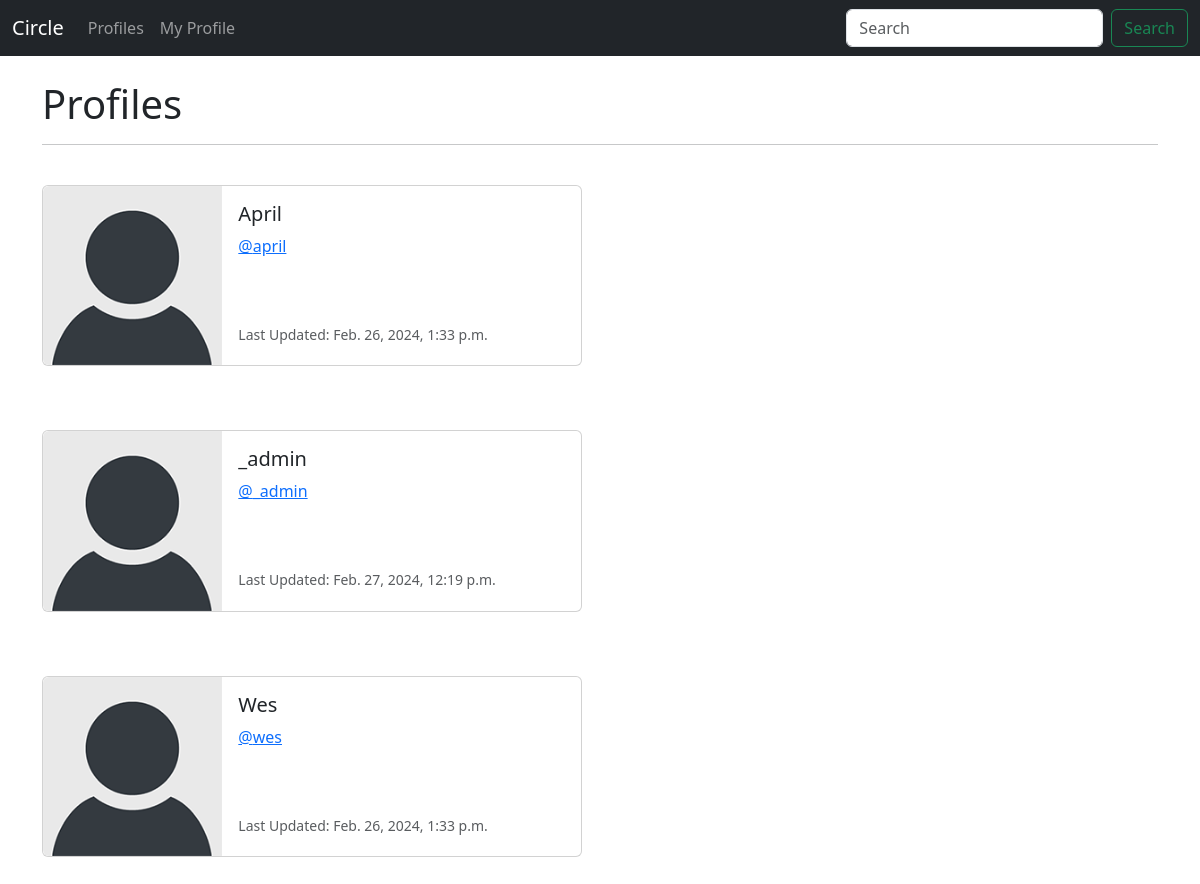
The app's page /profile_list/ (signed in), older data.
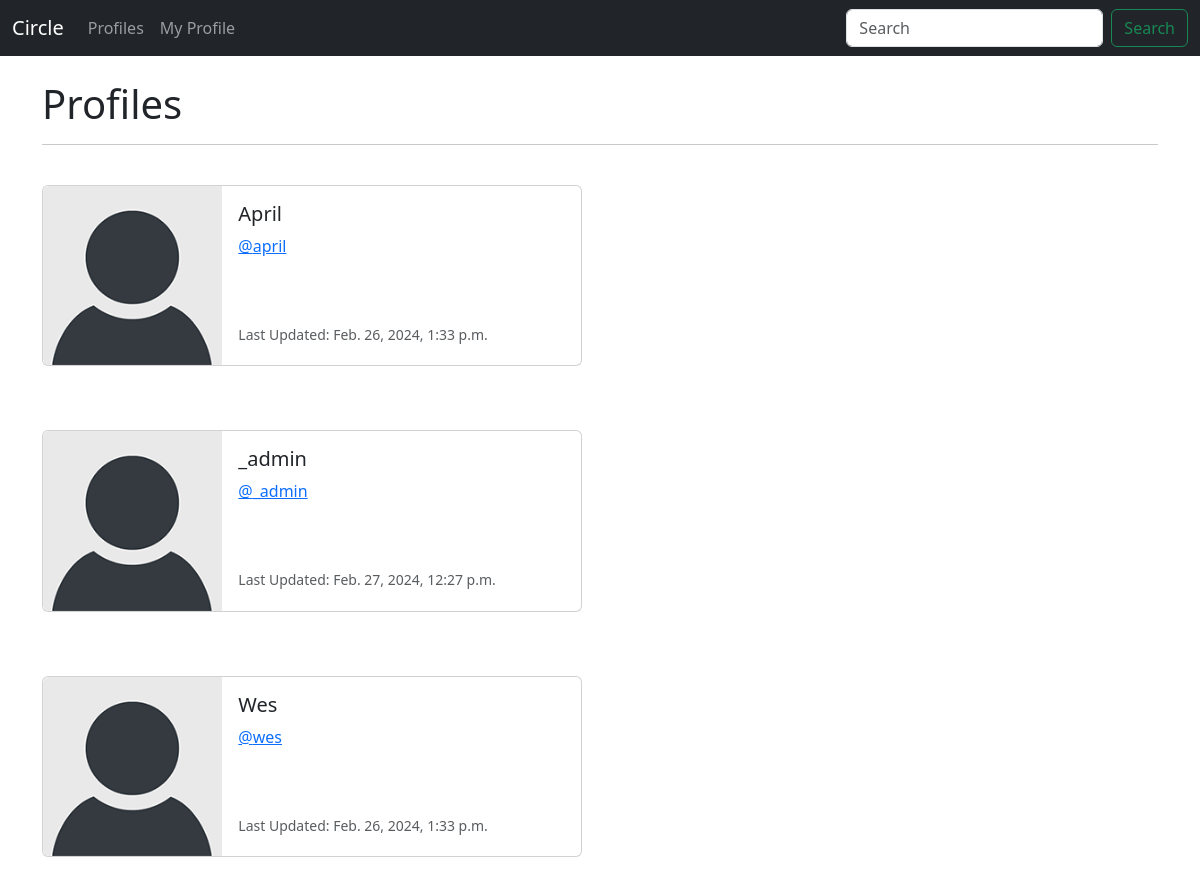
The same page, newer data.
### circle/models.py (models this page shows, shortened)
class Profile(models.Model):
    user = models.OneToOneField( User, on_delete=models.CASCADE)
    follows = models.ManyToManyField("self",
        related_name="followed_by",
        symmetrical=False,
        blank=True)
    date_modified = models.DateTimeField(User, auto_now=True)

### circle/views.py (the view)
# urls.py: path('profile_list/', views.profile_list, name='profile_list'),
def profile_list(request):
    if request.user.is_authenticated:
        profiles = Profile.objects.exclude(user=request.user)
        return render(request, 'profile_list.html', {"profiles":profiles} )
    else:
        messages.success(request, ("You must be logged in to View Page..."))
        return redirect('home')

### circle/templates/profile_list.html
{% extends 'base.html' %}
{% load static %}
{% block content %}
<h1>Profiles</h1>
<hr/>
<br/>
{% if profiles %}
   {% for profile in profiles %}
   <div class="card mb-3" style="max-width: 540px;">
    <div class="row g-0">
      <div class="col-md-4">
        <img src="{% static 'images/default_profile_pic.png' %}" class="img-fluid rounded-start" alt="Profile Image">
      </div>
      <div class="col-md-8">
        <div class="card-body">
          <h5 class="card-title">{{ profile.user.username }}</h5>
          <p class="card-text"><a href="{% url 'profile' profile.user.id %}">@{{ profile.user.username | lower}}</a></a></p><br/><br/>
          <p class="card-text"><small class="text-body-secondary">Last Updated: {{ profile.date_modified }}
        </small></p>
        </div>
      </div>
    </div>
  </div>
  <br/>
  <br/>
   {% endfor %}
{% endif %}
{% endblock %}

### circle/templates/base.html (shortened to what this page needs)
<!doctype html>
<html lang="en">
  <head>
    <link href="https://cdn.jsdelivr.net/npm/bootstrap@5.3.3/dist/css/bootstrap.min.css" rel="stylesheet">
  </head>
  <body>
    {% include 'navbar.html' %}
    <div class="container">
      <br/>
        {% block content %}
        {% endblock %}
    </div>
  </body>
</html>

### circle/templates/navbar.html (shortened to what this page needs)
<nav class="navbar navbar-expand-lg navbar-dark bg-dark">
    <div class="container-fluid">
      <a class="navbar-brand" href="{% url 'home' %}">Circle</a>
      <div class="collapse navbar-collapse" id="navbarSupportedContent">
        <ul class="navbar-nav me-auto mb-2 mb-lg-0">
          <li class="nav-item">
            <a class="nav-link" href="{% url 'profile_list' %}">Profiles</a>
          </li>
          <li class="nav-item">
            {% if user.is_authenticated %}
              <a class="nav-link" href="{% url 'profile' request.user.id %}">My Profile</a>
            {% endif %}
          </li>
        </ul>
        <form class="d-flex" role="search">
          <input class="form-control me-2" type="search" placeholder="Search" aria-label="Search">
          <button class="btn btn-outline-success" type="submit">Search</button>
        </form>
      </div>
    </div>
  </nav>

Row changes from the older to the newer data that the page shows:
changed Profile "_admin": date_modified "Feb. 27, 2024, 12:19 p.m." → "Feb. 27, 2024, 12:27 p.m."
